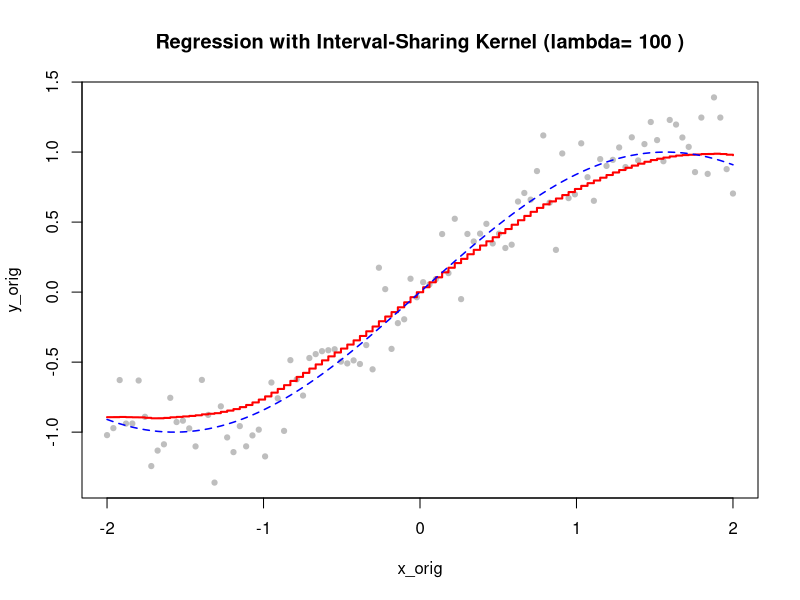

R code for this plot:
set.seed(123)
n <- 100
x_orig <- seq(-2, 2, length.out = n)
y_orig <- sin(x_orig) + rnorm(n, 0, 0.2)

# "tuning" parameters for kernel. We want to find the BEST ones for ALL problems.
k <- 10*n

K_gram <- matrix(0, n, n)
for (p in 1:n) {
  for (q in 1:n) {
    K_gram[p,q] = (min(p,q) + k) * (n + 1 - max(p,q) + k)
  }
}
K_gram <- K_gram/(n + 2*k +1)

lambda <- 100
A_matrix <- K_gram + lambda * diag(n)
alpha <- solve(A_matrix, y_orig)
y_hat_at_data_points <- K_gram %*% alpha

plot(x_orig, y_orig, pch=19, cex=0.7, col="gray",
     main=paste("Regression with Interval-Sharing Kernel (lambda=", signif(lambda,3), ")"))
lines(x_orig, y_hat_at_data_points, type="s", col="red", lwd=2)
lines(x_orig, sin(x_orig), col="blue", lty=2, lwd=1.5) # True sine wave
